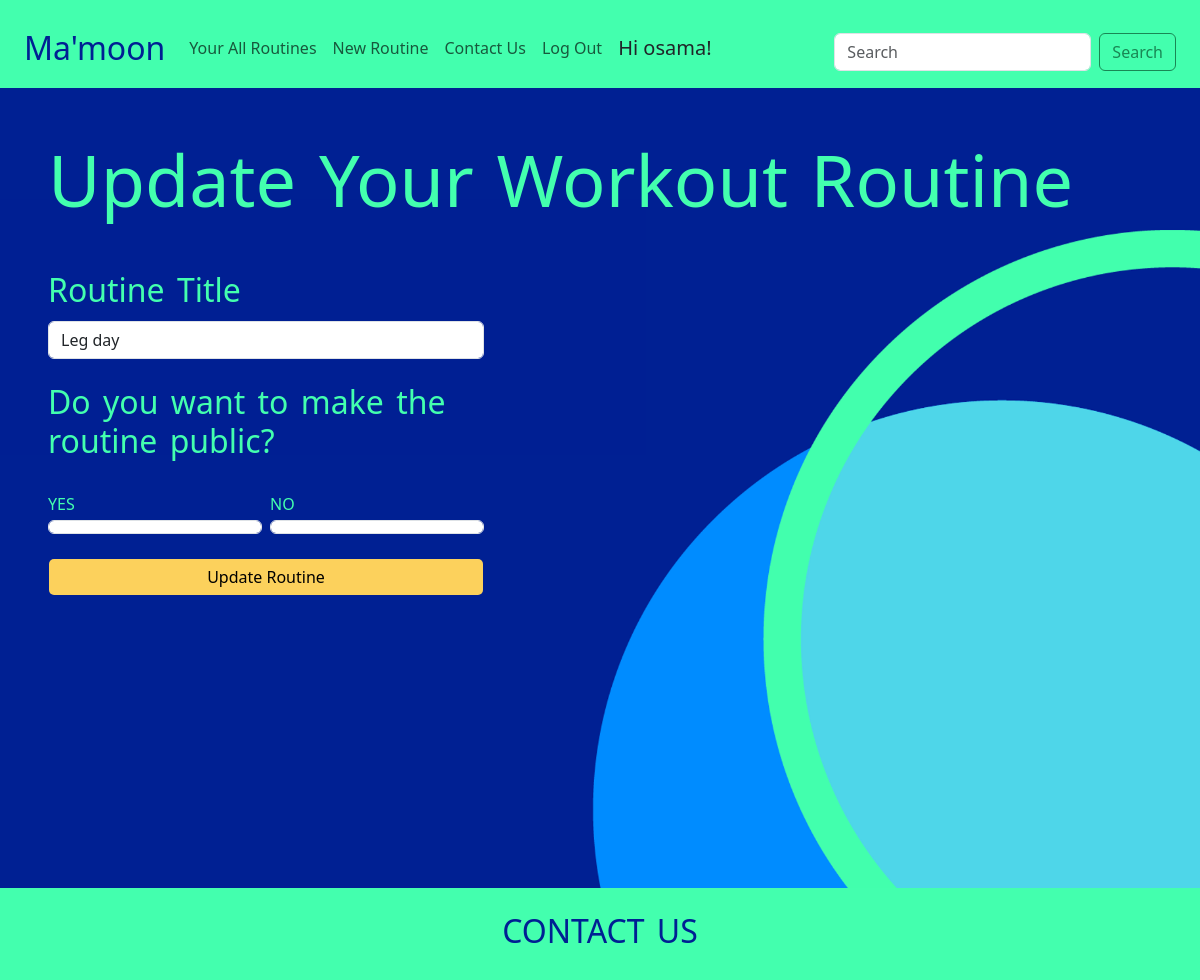
Screenshot of /routines/update/15/ (signed in) with the database file from the repository.
### routines/models.py (models this page shows, shortened)
class Routine(models.Model):
    name = models.CharField(max_length=256)
    user = models.ForeignKey(User, on_delete=models.CASCADE)
    is_public = models.BooleanField(default=True)

### routines/views.py (the view, shortened to what this page needs)
# urls.py: path("update/<routine_id>/", views.update_routine_view, name="update_routine_view"),
@login_required
def update_routine_view(request, routine_id):
    routine = Routine.objects.get(pk=routine_id)
    return render(request, "routines/update_routine.html", {'routine': routine})

### routines/templates/routines/update_routine.html (shortened to what this page needs)
{% extends 'main/base.html' %}
{% block content %}
{% load static %}
<div class="d-flex flex-column justify-content-center align-items-center justify-content-lg-start align-items-lg-start">
    <h1 class="align-self-center align-self-lg-start mb-5">
        Update Your Workout Routine
    </h1>
    <div class="row justify-content-center justify-content-lg-start w-100">
        <div class="col-12 col-sm-10 col-lg-5">
            <form class="d-flex flex-column gap-4" action="{% url 'routines:update_routine_view' routine.id %}" method="post" enctype="multipart/form-data">
                <div class="d-flex flex-column gap-1" style="width: 100%;">
                    <h2 class="">Routine Title</h2>
                    <input type="text" name="name" placeholder="e.g., Chest Day" class="form-control" value="{{ routine.name }}"/>
                </div>
                <h2 class="">Do you want to make the routine public?</h2>
                <div class="d-flex gap-2">
                    <div class="d-flex flex-column gap-1" style="width: 100%;">
                        <label for="is_public_yes">YES</label>
                        <input type="radio" name="is_public" id="is_public_yes" value="1" class="form-control" {% if routine.is_public %} checked {% endif %}>
                    </div>
                    <div class="d-flex flex-column gap-1" style="width: 100%;">
                        <label for="is_public_no">NO</label>
                        <input type="radio" name="is_public" id="is_public_no" value="0" class="form-control" {% if not routine.is_public %} checked {% endif %}>
                    </div>
                </div>
                <input type="submit" value="Update Routine" class="btn form-control" style="background-color: #fcd15c; color: black"/>
            </form>
        </div>
    </div>
</div>
{% endblock %}

### main/templates/main/base.html (shortened to what this page needs)
{% load static %}
<!DOCTYPE html>
<html lang="en">
<head>
    <link href="https://cdn.jsdelivr.net/npm/bootstrap@5.3.3/dist/css/bootstrap.min.css" rel="stylesheet">
    <link href="{% static 'css/style.css' %}" rel="stylesheet" />
    <link rel="stylesheet" href="https://cdn.jsdelivr.net/npm/bootstrap-icons@1.11.3/font/bootstrap-icons.min.css">
</head>
<body>
    <div class="container-fluid sticky-top pt-3" style="background-color: #43FFAE;">
        <nav class="navbar navbar-expand-lg">
            <div class="container-fluid">
                <a class="navbar-brand" href="/" style="color: #002093;"><h2>Ma'moon</h2></a>
                {% url 'main:contact_view' as contact_url %}
                {% url 'routines:new_routine_view' as new_routine %}
                {% url 'routines:all_routines_view' as all_routines %}
                {% url 'exercises:all_exercises_view' as all_exercises %}
                {% url 'exercises:new_exercise_view' as new_exercise %}
                <div class="collapse navbar-collapse" id="navbarSupportedContent">
                  <ul class="navbar-nav me-auto mb-2 mb-lg-0">
                    {% if request.user.is_authenticated or request.user.is_staff %}
                      <li class="nav-item">
                        <a {% if request.path == all_routines %} class="nav-link text-warning bg-dark rounded-5 ps-sm-5 ps-lg-2" {% else %} class="nav-link" {% endif %} href="{{all_routines}}">Your All Routines</a>
                      </li>
                      <li class="nav-item">
                        <a {% if request.path == new_routine %} class="nav-link text-warning bg-dark rounded-5 ps-sm-5 ps-lg-2" {% else %} class="nav-link" {% endif %} href="{{new_routine}}">New Routine</a>
                      </li>
                    {% endif %}
                    <li class="nav-item">
                      <a {% if request.path == contact_url %} class="nav-link text-primary bg-white rounded-5 ps-sm-5 ps-lg-2" {% else %} class="nav-link" {% endif %} href="{{contact_url}}">Contact Us</a>
                    </li>
                    {% if request.user.is_authenticated %}
                      <li class="nav-item">
                        <a class="nav-link" href="{% url 'accounts:log_out' %}">Log Out</a>
                      </li>
                    {% endif %}
                    {% if request.user.is_staff %}
                    <li class="nav-item">
                      <a class="nav-link" >
                        <h5 class="text-dark">
                          Hi {{request.user.first_name}}!
                        </h5>
                      </a>
                    </li>
                    <li class="nav-item">
                      <a class="nav-link" >
                        <h5 class="text-secondary">
                          Logged in as a staff member
                        </h5>
                      </a>
                    </li>
                    {% elif request.user.is_authenticated  %}
                    <li class="nav-item">
                      <a class="nav-link" >
                        <h5 class="text-dark">
                          Hi {{request.user.first_name}}!
                        </h5>
                      </a>
                    </li>
                    {% endif %}
                  </ul>
                  <form class="d-flex" role="search" method="get" action="">
                    <input  class="form-control me-2" type="search" placeholder="Search" aria-label="Search" name="search" value="{{request.GET.search}}" required minlength="3">
                    <button class="btn btn-outline-success" type="submit">Search</button>
                  </form>
                </div>
              </div>
        </nav>
    </div>
    <main class="p-5">
      {% block content %}
      {% endblock %}
    </main>
    <footer class="p-4">
        <section class="d-flex flex-column justify-content-center align-items-center gap-2">
            <a href="{% url 'main:contact_view' %}">
                <h2 class="text-center">CONTACT US</h2>
            </a>
        </section>
    </footer>
</body>
</html>

### main/static/css/style.css (style rules this page uses)
body { background-color: #43FFAE; }
a { text-decoration: none; }
h1 { font-size: 4.5rem; color: #43FFAE; }
h1, h2 { word-spacing: 4px; }
main { min-height: 100vh; background-image: url('/static/images/Cover.png'); background-size: cover; background-position:center; background-repeat: repeat-y; }
main { color: #43FFAE; }
footer a { color: #002093; }

### rows the page displays
Routine: name "Leg day", is_public "☑ YES", is_public "☐ NO"

### other values shown
{{ request.user.first_name }} "osama"
